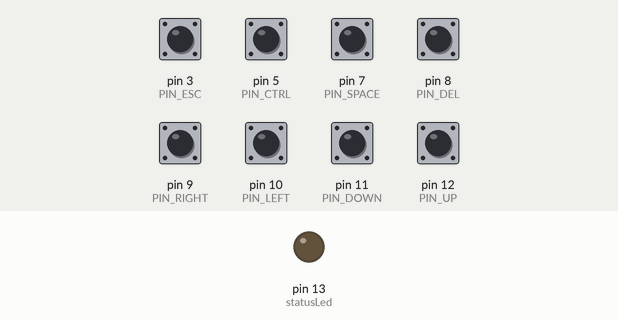
The sketch below on a simulated Arduino Uno, built with avr-gcc and run on an emulated ATmega328P. Shown: output pins drawn as LEDs (lit = HIGH). Dashed ring = blinking. The test bench sets the inputs (shaded band); at power-on: pin 3 (PIN_ESC), pin 5 (PIN_CTRL), pin 7 (PIN_SPACE), pin 8 (PIN_DEL), pin 9 (PIN_RIGHT), pin 10 (PIN_LEFT), pin 11 (PIN_DOWN), pin 12 (PIN_UP) HIGH. What the sketch prints to the serial monitor is not drawn.

Above: at 1.4 s.
1.5 s: pin 3 (PIN_ESC) pulled LOW for 0.15 s
At 1.75 s:
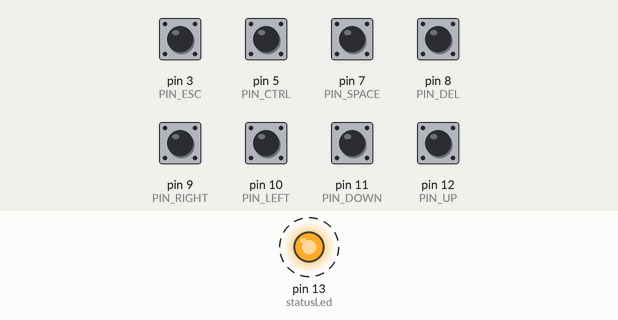
4.5 s: pin 5 (PIN_CTRL) pulled LOW for 0.15 s
At 6.3 s:
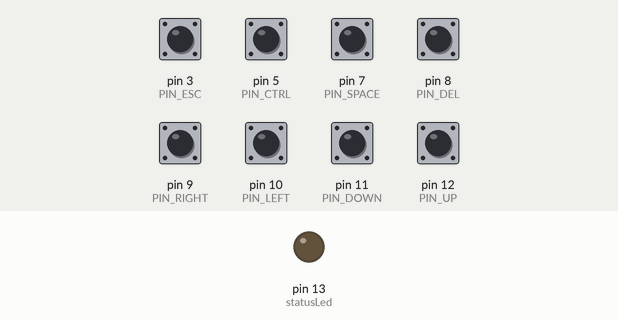
7.5 s: pin 7 (PIN_SPACE) pulled LOW for 0.15 s
At 7.75 s:
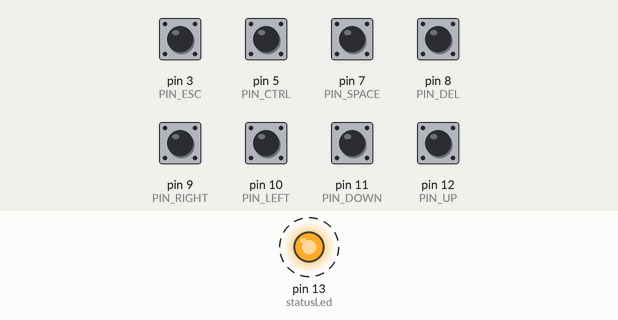
10.5 s: pin 8 (PIN_DEL) pulled LOW for 0.15 s
At 10.75 s:
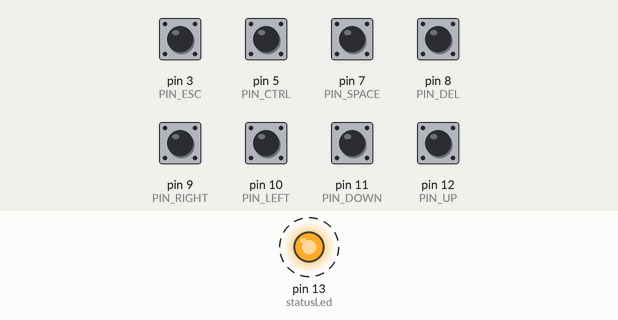
13.5 s: pin 9 (PIN_RIGHT) pulled LOW for 0.15 s
At 13.75 s:
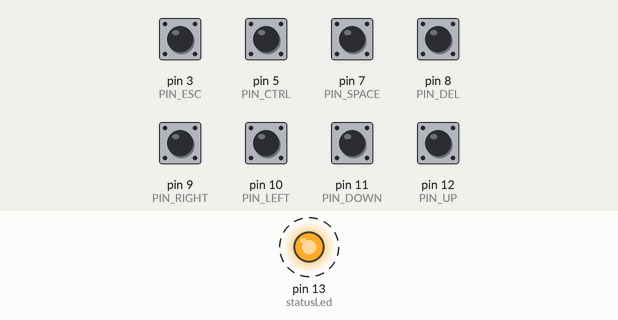
16.5 s: pin 10 (PIN_LEFT) pulled LOW for 0.15 s
At 16.75 s:
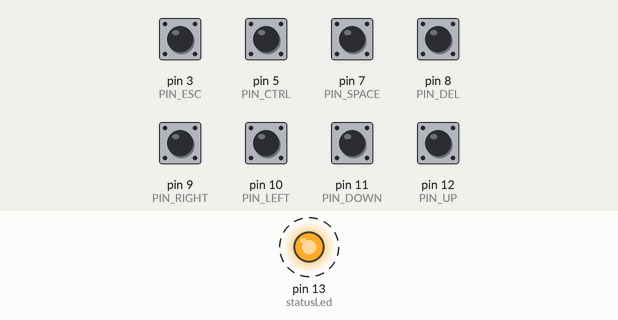
Timing chart, 0 to 19.5 s (numbered marks = the images above; inputs shaded):
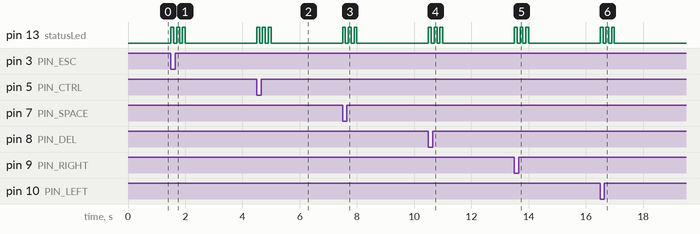

The sketch:

controller.ino
```cpp
//Buttons
int PIN_UP = 12;
int PIN_DOWN = 11;
int PIN_RIGHT = 9;
int PIN_LEFT = 10;
int PIN_ENTER = 1;
int PIN_ESC = 3;
int PIN_CTRL = 5;
int PIN_SPACE = 7;
int PIN_DEL = 8;
#define statusLed 13

//keys to press
#define KEY_UP 82u
#define KEY_DOWN 81
#define KEY_RIGHT 79
#define KEY_LEFT 80
#define KEY_ENTER 40u
#define KEY_ESC 41
#define KEY_CTRL 224
#define KEY_SPACE 44
#define KEY_DEL 42

/*  Keyboard report buffer
    DO NOT CHANGE     */
uint8_t buf[8] = { 0 };

/*  state of button
    DO NOT CHANGE   */
int state = 1;
bool btnPressed = false;

void setup()
{
  Serial.begin(9600);
  pinMode(PIN_UP, INPUT);
  pinMode(PIN_DOWN, INPUT);
  pinMode(PIN_LEFT, INPUT);
  pinMode(PIN_RIGHT, INPUT);
  pinMode(PIN_ENTER, INPUT);
  pinMode(PIN_ESC, INPUT);
  pinMode(PIN_CTRL, INPUT);
  pinMode(PIN_SPACE, INPUT);
  pinMode(PIN_DEL, INPUT);


  pinMode(statusLed, OUTPUT);

  // enable internal pull-ups
  digitalWrite(PIN_UP, 1);
  digitalWrite(PIN_DOWN, 1);
  digitalWrite(PIN_RIGHT, 1);
  digitalWrite(PIN_LEFT, 1);
  digitalWrite(PIN_ENTER, 1);
  digitalWrite(PIN_ESC, 1);
  digitalWrite(PIN_CTRL, 1);
  digitalWrite(PIN_SPACE, 1);
  digitalWrite(PIN_DEL, 1);

  delay(200);
}

void loop()
{
  arrowUp();
  checkPressed(PIN_UP);
  arrowDown();
  checkPressed(PIN_DOWN);
  arrowRight();
  checkPressed(PIN_RIGHT);
  arrowLeft();
  checkPressed(PIN_LEFT);
  enterKey();
  checkPressed(PIN_ENTER);
  escKey();
  checkPressed(PIN_ESC);
  ctrlKey();
  checkPressed(PIN_CTRL);
  spaceKey();
  checkPressed(PIN_SPACE);
  deleteKey();
  checkPressed(PIN_DEL);
}

void deleteKey(){
  state = digitalRead(PIN_DEL);
  if (state != 1 && !btnPressed) {
    btnPressed = true;
    buf[2] = KEY_DEL;   // set key to press
    Serial.write(buf, 8); // Send keypress
    releaseKey(); //loose press
  }
}

void spaceKey(){
  state = digitalRead(PIN_SPACE);
  if (state != 1 && !btnPressed) {
    btnPressed = true;
    buf[2] = KEY_SPACE;   // set key to press
    Serial.write(buf, 8); // Send keypress
    releaseKey(); //loose press
  }
}

void ctrlKey(){
  state = digitalRead(PIN_CTRL);
  if (state != 1 && !btnPressed) {
    btnPressed = true;
    buf[2] = KEY_CTRL;   // set key to press
    Serial.write(buf, 8); // Send keypress
    releaseKey(); //loose press
  }
}

void escKey(){
  state = digitalRead(PIN_ESC);
  if (state != 1 && !btnPressed) {
    btnPressed = true;
    buf[2] = KEY_ESC;   // set key to press
    Serial.write(buf, 8); // Send keypress
    releaseKey(); //loose press
  }
}

void enterKey(){
  state = digitalRead(PIN_ENTER);
  if (state != 1 && !btnPressed) {
    btnPressed = true;
    buf[2] = KEY_ENTER;   // set key to press
    Serial.write(buf, 8); // Send keypress
    releaseKey(); //loose press
  }
}

void arrowUp(){
  state = digitalRead(PIN_UP);
  if (state != 1 && !btnPressed) {
    btnPressed = true;
    buf[2] = KEY_UP;   // set key to press
    Serial.write(buf, 8); // Send keypress
    releaseKey(); //loose press
  }
}

void arrowDown(){
  state = digitalRead(PIN_DOWN);
  if (state != 1 && !btnPressed) {
    btnPressed = true;
    buf[2] = KEY_DOWN;   // set key to press
    Serial.write(buf, 8); // Send keypress
    releaseKey(); //loose press
  }
}

void arrowLeft(){
  state = digitalRead(PIN_LEFT);
  if (state != 1 && !btnPressed) {
    btnPressed = true;
    buf[2] = KEY_LEFT;   // set key to press
    Serial.write(buf, 8); // Send keypress
    releaseKey(); //loose press
  }
}

void arrowRight(){
  state = digitalRead(PIN_RIGHT);
  if (state != 1 && !btnPressed) {
    btnPressed = true;
    buf[2] = KEY_RIGHT;   // set key to press
    Serial.write(buf, 8); // Send keypress
    releaseKey(); //loose press
  }
}

void checkPressed(int pinNumber){
  while (state != 1){
    state = digitalRead(pinNumber);
    delay(20);
  }
   if(state == 1 && btnPressed){
    btnPressed = false;
  }
}

void blinkLed() {
  for (int i = 0; i < 3 ; i++) {
    digitalWrite(statusLed, HIGH);
    delay(100);
    digitalWrite(statusLed, LOW);
    delay(100);
  }
}

/* DO NOT CHANGE */
void releaseKey()
{
  buf[0] = 0;
  buf[2] = 0;
  Serial.write(buf, 8); // Release key
  blinkLed();
}
```

Measured:
- after the input at 1.5 s, pin 13 (statusLed): alternates HIGH for 0.10 s and LOW for 0.10 s, 6 changes in all, then stays LOW, starting at once
- after the input at 4.5 s, pin 13 (statusLed): alternates HIGH for 0.10 s and LOW for 0.10 s, 6 changes in all, then stays LOW, starting at once
- after the input at 7.5 s, pin 13 (statusLed): alternates HIGH for 0.10 s and LOW for 0.10 s, 6 changes in all, then stays LOW, starting at once
- after the input at 10.5 s, pin 13 (statusLed): alternates HIGH for 0.10 s and LOW for 0.10 s, 6 changes in all, then stays LOW, starting at once
- after the input at 13.5 s, pin 13 (statusLed): alternates HIGH for 0.10 s and LOW for 0.10 s, 6 changes in all, then stays LOW, starting at once
- after the input at 16.5 s, pin 13 (statusLed): alternates HIGH for 0.10 s and LOW for 0.10 s, 6 changes in all, then stays LOW, starting at once
